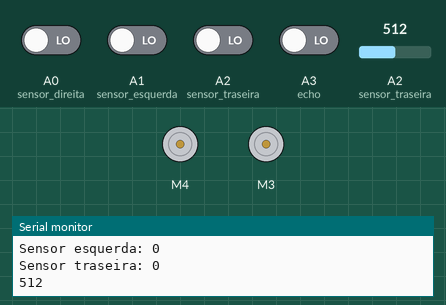
A sketch run on a simulated Arduino Uno, built with avr-gcc and run on an emulated ATmega328P. Shown: 2 × DC motor (green arrow = forward, orange = backward, longer = faster), the last lines printed to the serial monitor. The test bench sets the inputs (shaded band); at power-on: A0 (sensor_direita), A1 (sensor_esquerda), A2 (sensor_traseira), A3 (echo) LOW, A2 (sensor_traseira) = 512.

Above: at 1.2 s.
1.3 s: A0 (sensor_direita) driven HIGH
At 2.9 s:
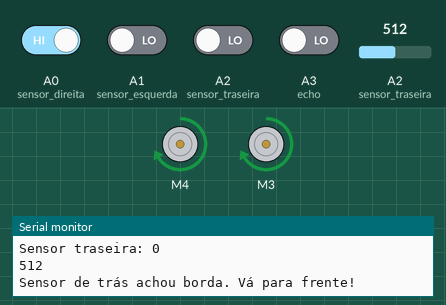
3.5 s: A1 (sensor_esquerda) driven HIGH and A2 (sensor_traseira) driven HIGH
At 4.9 s:
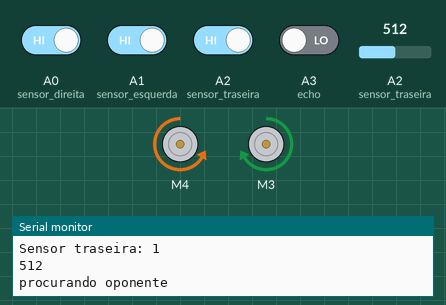
7.7 s: A0 (sensor_direita) driven LOW
At 9.8 s:
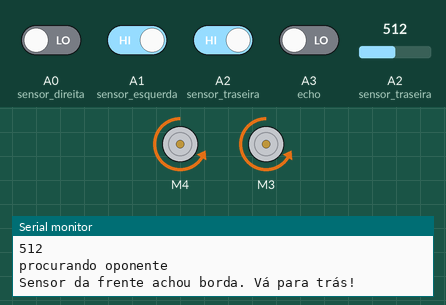
11.9 s: A1 (sensor_esquerda) driven LOW
At 12.9 s:
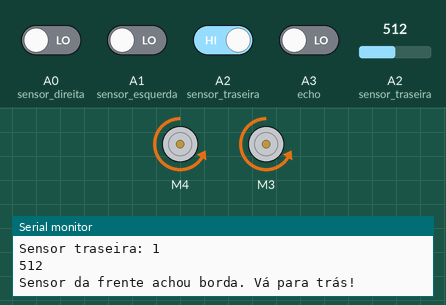
13.4 s: A1 (sensor_esquerda) driven HIGH
At 15.9 s:
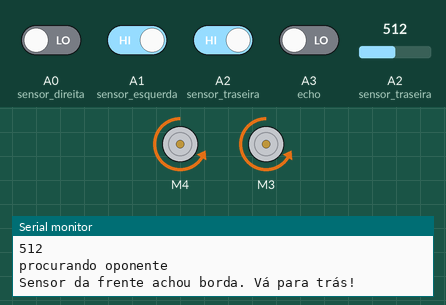
Timing chart, 0 to 18.6 s (numbered marks = the images above; inputs shaded):
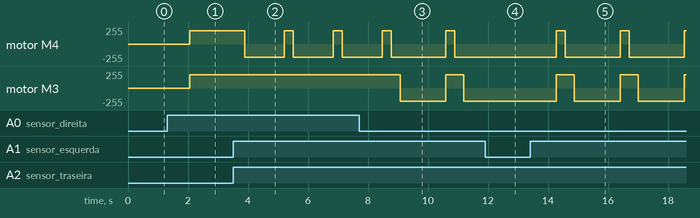

Measured:
- after the input at 1.3 s, motor M4, motor M3: stopped → forward 200/255 after 0.76 s
- after the input at 3.5 s, motor M4: alternates forward 200/255 for 0.30 s and backward 200/255 for 1.3 s, starting after 0.39 s
- after the input at 7.7 s, motor M4: backward 200/255 → forward 200/255 after 2.9 s, → backward 200/255 0.30 s later; motor M3: forward 200/255 → backward 200/255 after 1.4 s, → forward 200/255 1.5 s later, → backward 200/255 0.60 s later
- after the input at 11.9 s, motor M4, motor M3: stays backward 200/255 (without the input it goes to forward 200/255 after 0.83 s)
- after the input at 13.4 s, motor M4: alternates forward 200/255 for 0.30 s and backward 200/255 for 1.8 s, starting after 0.88 s; motor M3: alternates forward 200/255 for 0.60 s and backward 200/255 for 1.5 s, starting after 0.88 s

The sketch:

sumo_wrestler.ino
```cpp
//Robô Sumô
//Disciplina: Principios de Robótica      Professor: Daniel
//Alunos: Gerliane Chaves e Guilherme Abreu
//Referencia: https://blog.eletrogate.com/como-montar-e-programar-um-robo-lutador-de-sumo/

//bibliotecas
#include <AFMotor.h>//Biblioteca do motor shield
#include <Ultrasonic.h>//Bibloteca do sensor ultrassônico

float distancia; // distância em cm
float duracao; // duração entre a saída do sinal pelo trigger e volta pelo echo
float velocidade = 0.0172316; // Velocidade do som em cm/s e dividida por 2 (para compensar a medição da distância 2 vezes)

//pinos
#define sensor_direita A0 // sensor da frente e lado direito
#define sensor_esquerda A1 // senor da frente e lado esquerdo
#define sensor_traseira A2 // sensor traseiro
#define echo A3
#define trigger A4

//obejtos
AF_DCMotor motor_direita(3);
AF_DCMotor motor_esquerda(4);
Ultrasonic ultrasonic(trigger, echo);

void setup() {
  //Configuração de velocidade dos motores
  motor_esquerda.setSpeed(200);
  motor_direita.setSpeed(200);
  Serial.begin(9600); //Habilita a comunicação serial
  pinMode(sensor_esquerda, INPUT); // Configura o pino do sensor da esquerda como entrada
  pinMode(sensor_direita, INPUT); // Configura o pino do sensor da direita como entrada
  pinMode(sensor_traseira, INPUT); // Configura o pino do sensor da traseira como entrada
}

void loop() {
  digitalWrite(trigger, 0);
  delayMicroseconds(5);
  digitalWrite(trigger, 1);
  delayMicroseconds(10);
  digitalWrite(trigger, 0);
  duracao = pulseIn(echo, 1);
  distancia = duracao * velocidade;

  Serial.println(distancia);
  Serial.print("Sensor direita: ");
  Serial.println(digitalRead(sensor_direita));
  Serial.print("Sensor esquerda: ");
  Serial.println(digitalRead(sensor_esquerda));
  Serial.print("Sensor traseira: ");
  Serial.println(digitalRead(sensor_traseira));
  Serial.println(analogRead(sensor_traseira));

  //Verifica se tem alguma coisa na sua frente e se os sensor estão no branco
  if (distancia > 15 && distancia > 0 && digitalRead(sensor_direita) == 1 || digitalRead(sensor_esquerda) == 1 && digitalRead(sensor_traseira) == 1) {
    Serial.println("procurando oponente");
    //Duas formas de procurar o oponente na arena
    procura();//Procura em forma de quadrado
  }
   //Se caso encontrar algo na sua frente
  if (distancia < 15 && distancia > 0 && (digitalRead(sensor_direita) == 1 || digitalRead(sensor_esquerda) == 1) && digitalRead(sensor_traseira) == 1) {
    while (digitalRead(sensor_direita) == 1 || digitalRead(sensor_esquerda) == 1) { //Prende na condição até o sensor encotrar a borda da arena
      Serial.println("achei o oponente");
      frente();//Movimenta para frente
    }
    parada();
    delay(1000);
    tras();
    delay(1000);
  }
  //Se caso encontre a borda e não o oponente
  if (digitalRead(sensor_direita) == 0 && digitalRead(sensor_traseira) == 1) {
    Serial.println("Sensor da frente achou borda. Vá para trás!");
    tras();
    delay(500);
  }
  if (digitalRead(sensor_direita) == 1 && digitalRead(sensor_traseira) == 0) {
    Serial.println("Sensor de trás achou borda. Vá para frente!");
    frente();
    delay(500);
  }

}

void frente() {
  motor_esquerda.run(FORWARD);
  motor_direita.run(FORWARD);
}
//********************Movimenta o robô para trás********************
void tras() {
  motor_esquerda.run(BACKWARD);
  motor_direita.run(BACKWARD);
}
//********************Parada dos motores********************
void parada() {
  motor_esquerda.run(RELEASE);
  motor_direita.run(RELEASE);
}
//********************Movimenta o robô para esquerda********************
void esquerda() {
  motor_direita.run(FORWARD);
  motor_esquerda.run(BACKWARD);
}
//********************Movimenta o robô em forma de quadrado********************
void procura() {
  frente();
  delay(300);
  esquerda();
  delay(300);
}
```
